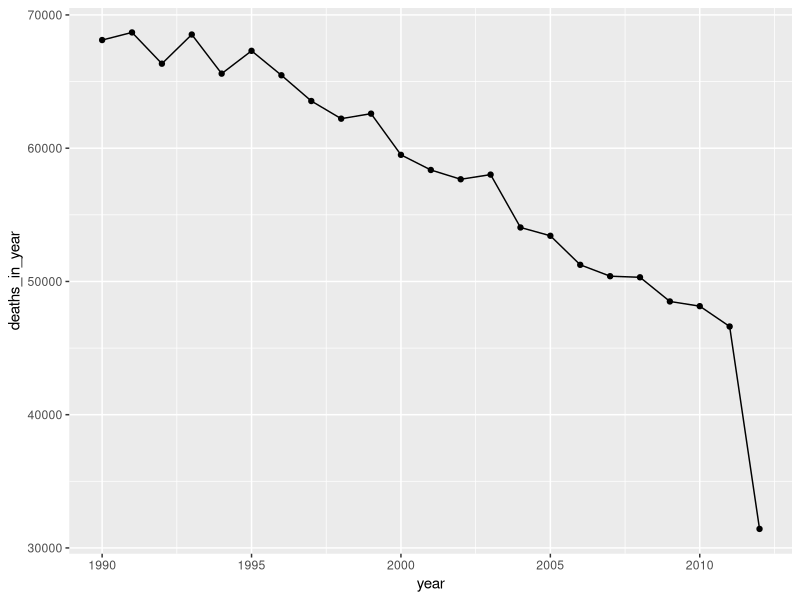
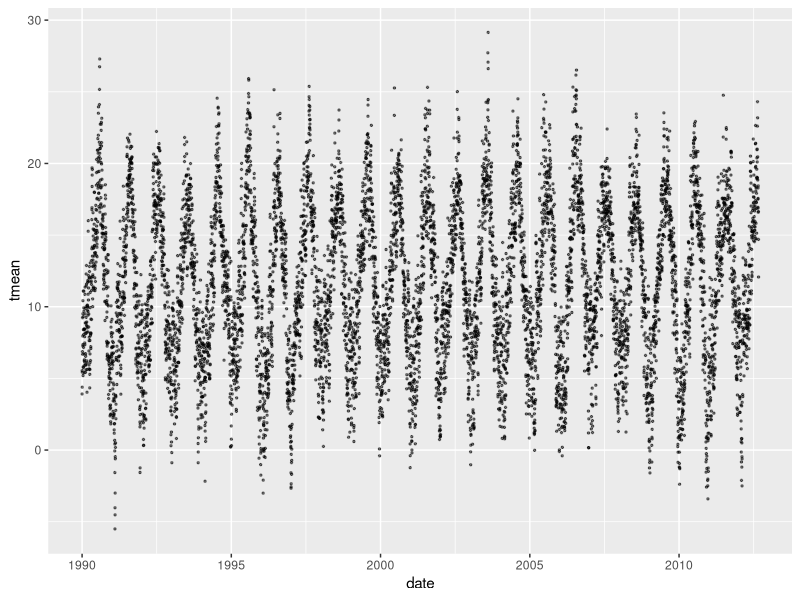
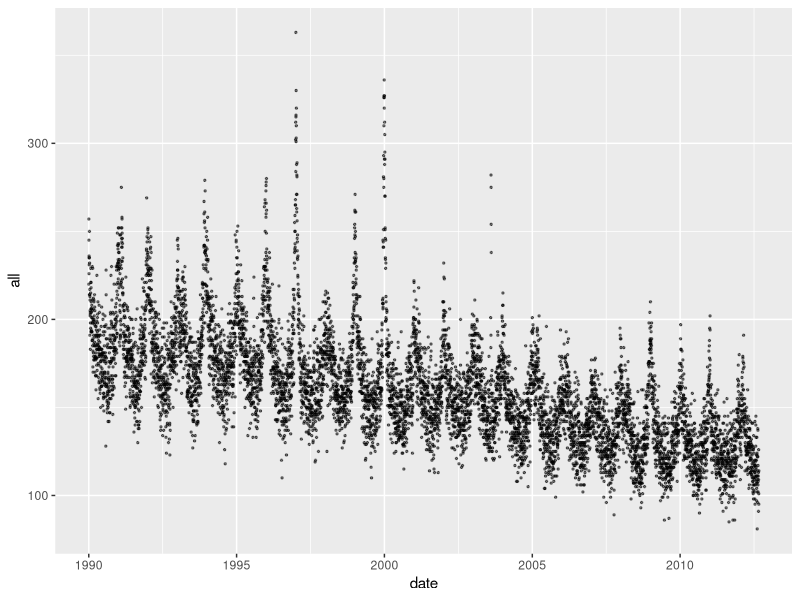
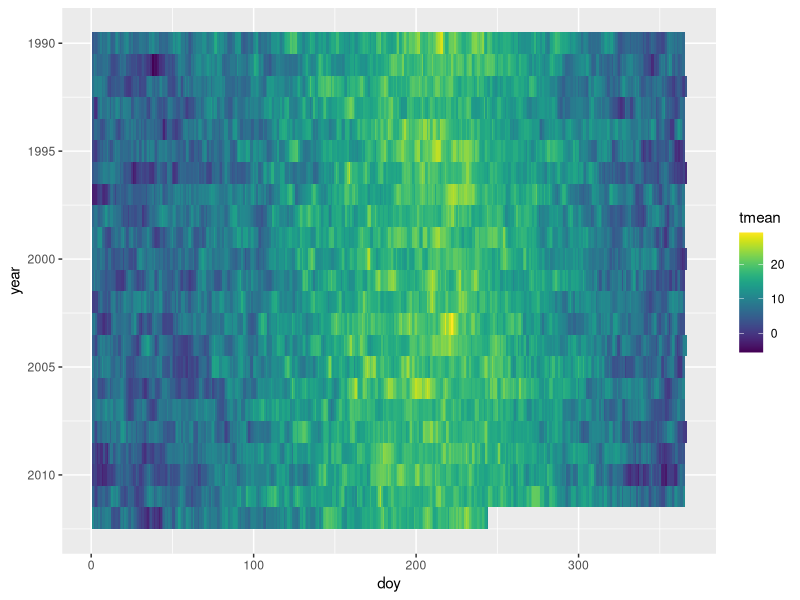
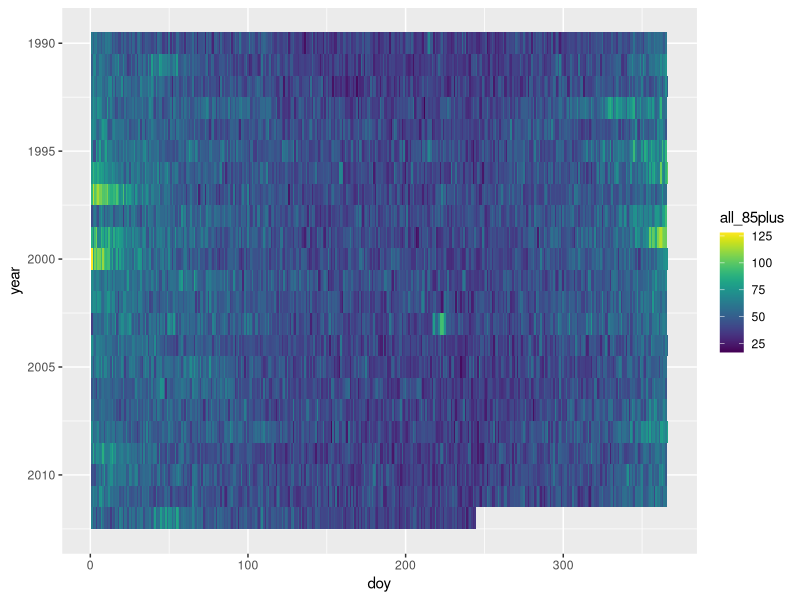
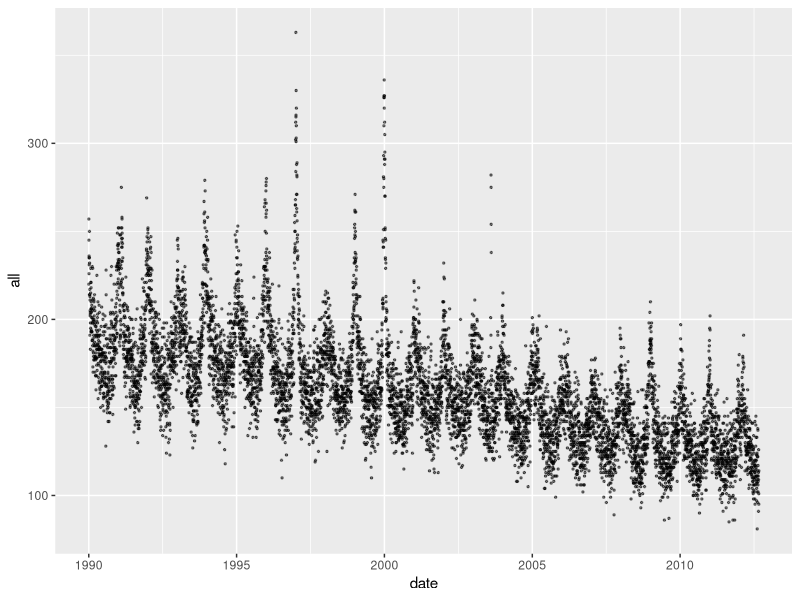
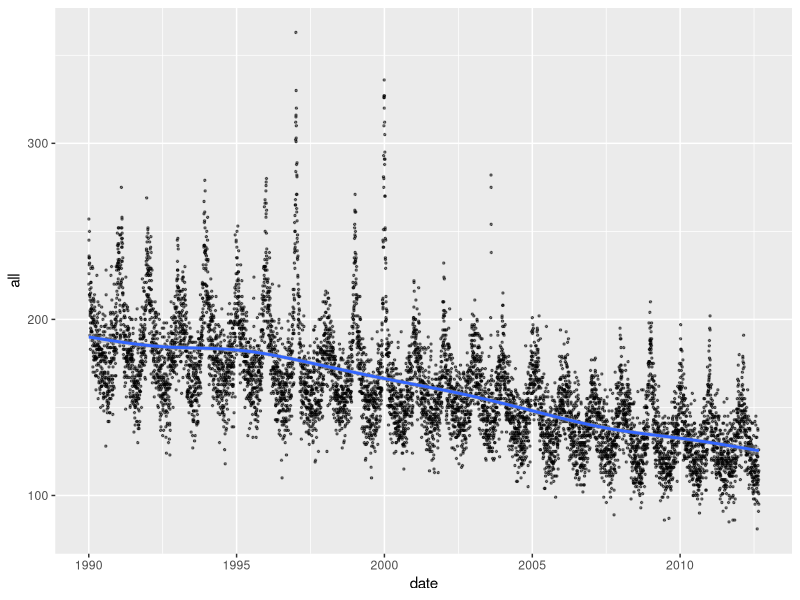
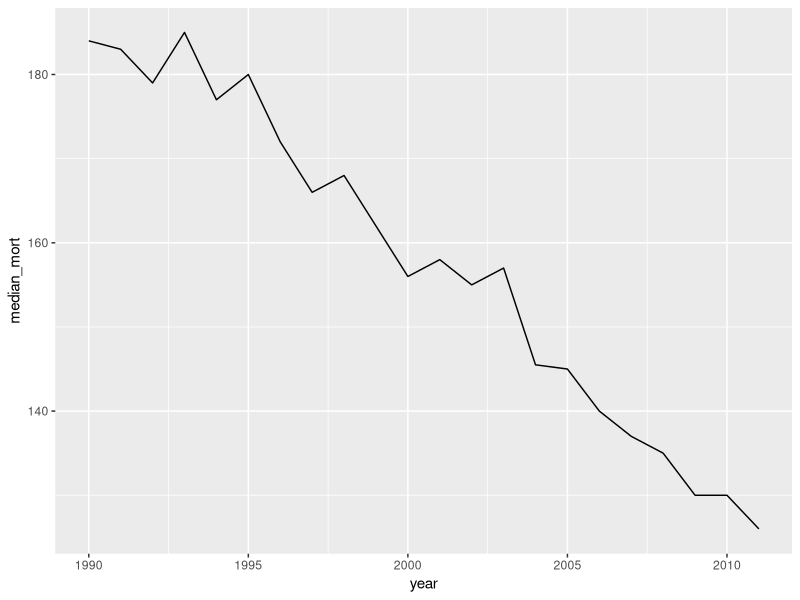

Generate these figures, in order, with R:
## ---- chunk 1
library(tidyverse) # Loads all the tidyverse packages, including readr
obs <- read_csv("data/lndn_obs.csv")
obs
## ---- chunk 2
class(obs$date)
## ---- chunk 3
min(obs$date)
max(obs$date)
## ---- chunk 4
range(obs$date)
## ---- chunk 5
obs %>% 
  group_by(year) %>% 
  summarize(deaths_in_year = sum(all)) %>% 
  ggplot(aes(x = year, y = deaths_in_year)) +
  geom_line() +
  geom_point() 
## ---- chunk 6
summary(obs)
## ---- chunk 7
# Calculate number of days in study period
obs %>%            # Using piping (%>%) throughout to keep code clear
  pull(date) %>%   # Extract the `date` column as a vector
  range() %>%      # Take the range of dates (earliest and latest)
  diff()           # Calculate time difference from start to finish of study 

# Get number of observations in dataset---should be 1 more than time difference
obs %>% 
  nrow()
## ---- chunk 8
ggplot(obs, aes(x = date, y = tmean)) + 
  geom_point(alpha = 0.5, size = 0.5)
## ---- chunk 9
ggplot(obs, aes(x = date, y = all)) + 
  geom_point(alpha = 0.5, size = 0.5)
## ---- chunk 10
library(viridis)
ggplot(obs, aes(x = doy, y = year, fill = tmean)) + 
  geom_tile() +
  scale_y_reverse() + 
  scale_fill_viridis()
## ---- chunk 11
ggplot(obs, aes(x = doy, y = year, fill = all_85plus)) + 
  geom_tile() +
  scale_y_reverse() + 
  scale_fill_viridis()
## ---- chunk 12
ggplot(obs, aes(x = date, y = all)) + 
  geom_point(alpha = 0.5, size = 0.5)
## ---- chunk 13
ggplot(obs, aes(x = date, y = all)) + 
  geom_point(alpha = 0.5, size = 0.5) + 
  geom_smooth()
## ---- chunk 14
obs %>% 
  group_by(year) %>% 
  filter(year != 2012) %>% # Take out the last year
  summarize(median_mort = median(all)) %>% 
  ggplot(aes(x = year, y = median_mort)) +
  geom_line()
## ---- chunk 15
class(obs$dow)
## ---- chunk 16
library(lubridate)
obs <- obs %>% 
  mutate(dow = wday(date, label = TRUE))

class(obs$dow)
levels(obs$dow)
## ---- chunk 17
obs %>% 
  group_by(dow) %>% 
  summarize(mean(all), 
            median(all), 
            quantile(all, 0.25), 
            quantile(all, 0.75))
## ---- chunk 18
obs %>% 
  group_by(dow) %>% 
  summarize(mean(tmean), 
            median(tmean), 
            quantile(tmean, 0.25), 
            quantile(tmean, 0.75))
## ---- chunk 19
ggplot(obs, aes(x = wday(date, label = TRUE), y = all)) + 
  geom_boxplot()
## ---- chunk 20
ggplot(obs, aes(x = dow, y = all)) + 
  geom_violin(draw_quantiles = c(0.25, 0.5, 0.75))
## ---- chunk 21
mod_linear_reg <- glm(all ~ tmean, data = obs)
## ---- chunk 22
mod_linear_reg
## ---- chunk 23
summary(mod_linear_reg)
## ---- chunk 24
library(broom)
glance(mod_linear_reg)
## ---- chunk 25
tidy(mod_linear_reg)
## ---- chunk 26
augment(mod_linear_reg)
## ---- chunk 27
mod_linear_reg %>% 
  augment() %>% 
  ggplot(aes(x = tmean)) + 
  geom_point(aes(y = all), alpha = 0.4, size = 0.5) + 
  geom_line(aes(y = .fitted), color = "red") + 
  labs(x = "Mean daily temperature", y = "Log(Expected mortality count)")
## ---- chunk 28
mod_pois_reg <- glm(all ~ tmean, data = obs, family = "poisson")
## ---- chunk 29
summary(mod_pois_reg)
## ---- chunk 30
mod_pois_reg %>% 
  augment() %>% 
  ggplot(aes(x = tmean)) + 
  geom_point(aes(y = log(all)), alpha = 0.4, size = 0.5) + 
  geom_line(aes(y = .fitted), color = "red") + 
  labs(x = "Mean daily temperature", y = "Log(Expected mortality count)")
## ---- chunk 31
mod_pois_reg %>% 
  augment() %>% 
  ggplot(aes(x = tmean)) + 
  geom_point(aes(y = all), alpha = 0.4, size = 0.5) + 
  geom_line(aes(y = exp(.fitted)), color = "red") + 
  labs(x = "Mean daily temperature", y = "Expected mortality count")
## ---- chunk 32
mod_ovdisp_reg <- glm(all ~ tmean, data = obs, family = "quasipoisson")
## ---- chunk 33
summary(mod_ovdisp_reg)
## ---- chunk 34
tidy(mod_pois_reg) %>% 
  filter(term == "tmean")
tidy(mod_ovdisp_reg) %>% 
  filter(term == "tmean")
## ---- chunk 35
mod_ctrl_dow <- glm(all ~ tmean + factor(dow, ordered = FALSE), 
                    data = obs, family = "quasipoisson")
## ---- chunk 36
summary(mod_ctrl_dow)
## ---- chunk 37
mod_ctrl_dow %>% 
  augment() %>% 
  ggplot(aes(x = tmean)) + 
  geom_point(aes(y = all), alpha = 0.4, size = 0.5) + 
  geom_line(aes(y = exp(.fitted)), color = "red") + 
  labs(x = "Mean daily temperature", y = "Expected mortality count")
## ---- chunk 38
mod_ctrl_dow %>% 
  augment() %>% 
  ggplot(aes(x = tmean)) + 
  geom_point(aes(y = all), alpha = 0.4, size = 0.5) + 
  geom_line(aes(y = exp(.fitted)), color = "red") + 
  labs(x = "Mean daily temperature", y = "Expected mortality count") + 
  facet_wrap(~ obs$dow)
